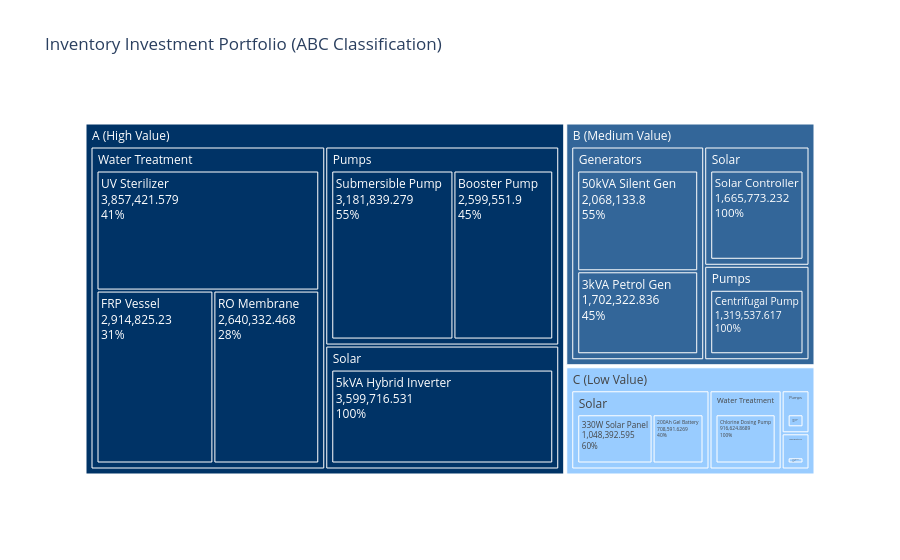

The code cell stored with this chart in its notebook:
### Markdown cell above
#### 2. The ABC Investment Treemap

### Code cell
fig_abc = px.treemap(df, 
                     path=['ABC_Class', 'Category', 'Product_Name'], 
                     values='Annual_Consumption_USD',
                     color='ABC_Class',
                     color_discrete_map={
                         'A (High Value)': '#003366',
                         'B (Medium Value)': '#336699', 
                         'C (Low Value)': '#99CCFF'
                     },
                     title="Inventory Investment Portfolio (ABC Classification)")

fig_abc.update_traces(textinfo="label+value+percent parent")
fig_abc.show()

### Figure 1 — Plotly figure (JSON) as saved in the notebook; plotly's stock layout.template omitted (floating-point values rounded to 4 significant figures)
{"data": [{"branchvalues": "total", "customdata": [["A (High Value)"], ["A (High Value)"], ["A (High Value)"], ["A (High Value)"], ["A (High Value)"], ["A (High Value)"], ["A (High Value)"], ["A (High Value)"], ["A (High Value)"], ["A (High Value)"], ["B (Medium Value)"], ["B (Medium Value)"], ["B (Medium Value)"], ["B (Medium Value)"], ["B (Medium Value)"], ["B (Medium Value)"], ["B (Medium Value)"], ["B (Medium Value)"], ["C (Low Value)"], ["C (Low Value)"], ["C (Low Value)"], ["C (Low Value)"], ["C (Low Value)"], ["C (Low Value)"], ["C (Low Value)"], ["C (Low Value)"], ["C (Low Value)"], ["C (Low Value)"]], "domain": {"x": [0, 1], "y": [0, 1]}, "hovertemplate": "labels=%{label}<br>Annual_Consumption_USD=%{value}<br>parent=%{parent}<br>id=%{id}<br>ABC_Class=%{customdata[0]}<extra></extra>", "ids": ["A (High Value)/Water Treatment/UV Sterilizer", "A (High Value)/Pumps", "A (High Value)/Solar", "A (High Value)/Water Treatment", "A (High Value)/Pumps/Booster Pump", "A (High Value)", "A (High Value)/Water Treatment/FRP Vessel", "A (High Value)/Pumps/Submersible Pump", "A (High Value)/Solar/5kVA Hybrid Inverter", "A (High Value)/Water Treatment/RO Membrane", "B (Medium Value)/Generators/50kVA Silent Gen", "B (Medium Value)/Generators/3kVA Petrol Gen", "B (Medium Value)/Solar/Solar Controller", "B (Medium Value)/Pumps/Centrifugal Pump", "B (Medium Value)/Solar", "B (Medium Value)", "B (Medium Value)/Generators", "B (Medium Value)/Pumps", "C (Low Value)/Generators", "C (Low Value)/Pumps", "C (Low Value)/Water Treatment", "C (Low Value)/Pumps/Solar Pump", "C (Low Value)/Generators/10kVA Diesel Gen", "C (Low Value)/Solar/200Ah Gel Battery", "C (Low Value)/Water Treatment/Chlorine Dosing Pump", "C (Low Value)/Solar/330W Solar Panel", "C (Low Value)/Solar", "C (Low Value)"], "labels": ["UV Sterilizer", "Pumps", "Solar", "Water Treatment", "Booster Pump", "A (High Value)", "FRP Vessel", "Submersible Pump", "5kVA Hybrid Inverter", "RO Membrane", "50kVA Silent Gen", "3kVA Petrol Gen", "Solar Controller", "Centrifugal Pump", "Solar", "B (Medium Value)", "Generators", "Pumps", "Generators", "Pumps", "Water Treatment", "Solar Pump", "10kVA Diesel Gen", "200Ah Gel Battery", "Chlorine Dosing Pump", "330W Solar Panel", "Solar", "C (Low Value)"], "marker": {"colors": ["#003366", "#003366", "#003366", "#003366", "#003366", "#003366", "#003366", "#003366", "#003366", "#003366", "#336699", "#336699", "#336699", "#336699", "#336699", "#336699", "#336699", "#336699", "#99CCFF", "#99CCFF", "#99CCFF", "#99CCFF", "#99CCFF", "#99CCFF", "#99CCFF", "#99CCFF", "#99CCFF", "#99CCFF"]}, "name": "", "parents": ["A (High Value)/Water Treatment", "A (High Value)", "A (High Value)", "A (High Value)", "A (High Value)/Pumps", "", "A (High Value)/Water Treatment", "A (High Value)/Pumps", "A (High Value)/Solar", "A (High Value)/Water Treatment", "B (Medium Value)/Generators", "B (Medium Value)/Generators", "B (Medium Value)/Solar", "B (Medium Value)/Pumps", "B (Medium Value)", "", "B (Medium Value)", "B (Medium Value)", "C (Low Value)", "C (Low Value)", "C (Low Value)", "C (Low Value)/Pumps", "C (Low Value)/Generators", "C (Low Value)/Solar", "C (Low Value)/Water Treatment", "C (Low Value)/Solar", "C (Low Value)", ""], "textinfo": "label+value+percent parent", "type": "treemap", "values": [3857000.0, 5781000.0, 3600000.0, 9413000.0, 2600000.0, 18790000.0, 2915000.0, 3182000.0, 3600000.0, 2640000.0, 2068000.0, 1702000.0, 1666000.0, 1320000.0, 1666000.0, 6756000.0, 3770000.0, 1320000.0, 161800.0, 192200.0, 916600.0, 192200.0, 161800.0, 708600.0, 916600.0, 1048000.0, 1757000.0, 3028000.0]}], "layout": {"legend": {"tracegroupgap": 0}, "title": {"text": "Inventory Investment Portfolio (ABC Classification)"}}}
